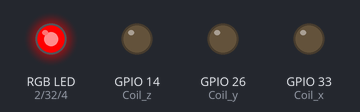
This sketch was run on a simulated ESP32. Shown: an RGB LED mixed from three pins (HIGH = lit), output pins drawn as LEDs (lit = HIGH).

Above: at 0.5 s.
At 1.5 s:
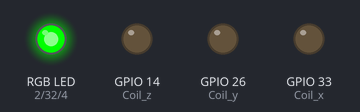
At 2.5 s:
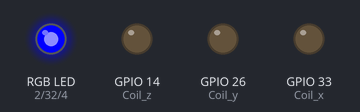
At 3.5 s:
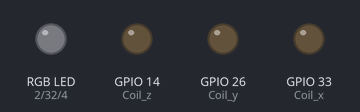
Timing chart, 0 to 5.2 s (numbered marks = the images above):
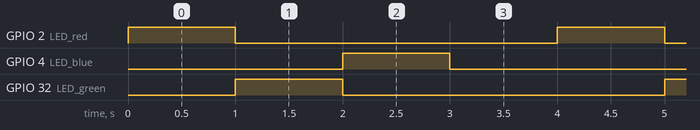

Measured:
- by itself, GPIO 2 (LED_red), GPIO 4 (LED_blue), GPIO 32 (LED_green): alternates HIGH for 1.0 s and LOW for 3.0 s
- by itself, everything shown: repeats every 4.0 s, in 4 steps

The sketch:

TestLED.ino
```cpp
//Pins for the RGB LED.
#define LED_red 2 //RED LED
#define LED_green 32 //Green LED
#define LED_blue 4 //BLUE LED

/* Coil variables (to switch them off) */
uint8_t Coil_x = 33; // output of the coils in the x direction
uint8_t Coil_y = 26; // output of the coils in the y direction
uint8_t Coil_z = 14; // output of the coils in the z direction
const int ledChannel_x = 3; /*0-15*/
const int ledChannel_y = 4; /*0-15*/
const int ledChannel_z = 5; /*0-15*/


void setup () {
  //Switch off the magnets:
  ledcSetup(ledChannel_x, 1000, 8);
  ledcSetup(ledChannel_y, 1000, 8);
  ledcSetup(ledChannel_z, 1000, 8);

  ledcAttachPin(Coil_x, ledChannel_x);
  ledcAttachPin(Coil_y, ledChannel_y);
  ledcAttachPin(Coil_z, ledChannel_z);

  ledcWrite(ledChannel_x, 0);
  ledcWrite(ledChannel_y, 0);
  ledcWrite(ledChannel_z, 0);

  // set the LEDs
  pinMode(LED_red, OUTPUT);
  pinMode(LED_green, OUTPUT);
  pinMode(LED_blue, OUTPUT);
}


void loop()
{
  /* Cycle through RED, GREEN, BLUE, PAUZE for 1 sec each */
  digitalWrite(LED_red, HIGH);
  digitalWrite(LED_green, LOW);
  digitalWrite(LED_blue, LOW);
  delay(1000);

  digitalWrite(LED_red, LOW);
  digitalWrite(LED_green, HIGH);
  digitalWrite(LED_blue, LOW);
  delay(1000);

  digitalWrite(LED_red, LOW);
  digitalWrite(LED_green, LOW);
  digitalWrite(LED_blue, HIGH);
  delay(1000);

  digitalWrite(LED_red, LOW);
  digitalWrite(LED_green, LOW);
  digitalWrite(LED_blue, LOW);
  delay(1000);


}
```
